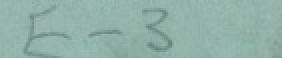
#> input picture ocr_4_forest_service/fields/field_0.jpg, 141 x 29 px, found by its file name (shown 2 times larger); its folder holds only this picture in this run
$ python char_detection_v2.py
#> lines starting #> are read from the running program, lines starting #| are printed output that depends on the picture; after the words box and inside, x2 and y2 are one past the last pixel; in counts of white or black regions, pixels touching at a corner belong together
# Author: Joshua Soutelo Vieira
# Date: 06-28-2021

# Chain of responsability pattern https://refactoring.guru/design-patterns/chain-of-responsibility/python/example#example-0
import os
import sys
from abc import ABC, abstractmethod
import json

import cv2
import numpy as np
from PIL import Image


DIR = "fields/"
OUTPUT_FILE_NAME = "bbox_coord.json"

# ---- helper functions ----
# [6 lines left out: function grab_fields_coords, not called in this run]

def grab_fields(directory):
  try:
    return os.listdir(directory)
  except FileNotFoundError:
    print(f"FATAL ERROR. The folder {directory} was not found.")
    sys.exit(-1)
  """
  Grab all the fields from a form image.

  Parameters
  ----------
  form_img : array
    3d-array representing the whole form image
  coords :
    JSON file containing the coordinates of the fields

  Return
  ------
  to_ret : dict
    For each field name holds a 3d-array representing that field as an image
  """
  to_ret = {}
  fields = grab_fields_coords(coords)['fields']

  for field in fields:
    name = field['field']
    x = field['coord_pixel'][0]
    y = field['coord_pixel'][1]
    w = field['width']
    h = field['height']
    form_field = form_img[y:y+h, x:x+w]
    to_ret[name] = form_field

  return to_ret
# --------------------------


# ---- chain of responsability interfaces ----
class Handler(ABC):
  """
  The Handler interface declares a method for building the chain of handlers.
  It also declares a method for executing a request.
  """
  @abstractmethod
  def set_next(self, handler):
    pass

  @abstractmethod
  def handle(self, request):
    pass


class AbstractHandler(Handler):
  """
  The default chaining behavior can be implemented inside a base handler
  class.
  """
  _next_handler: Handler = None

  def set_next(self, handler: Handler) -> Handler:
    self._next_handler = handler
    # Returning a handler from here will let us link handlers in a convenient
    # way like this: color_to_gray.set_next(threshold)
    return handler

  @abstractmethod
  def handle(self, request):
    if self._next_handler:
      return self._next_handler.handle(request)

    return request
# --------------------------------------------


class ChangeColorImageHandler(AbstractHandler):
  """Handler implementation that changes the color of an image.

  Attributes:
    code: An intenger that represents the color changing operation
  """

  def __init__(self, code):
#> in word_pipeline, field_img is the input picture: shape (29, 141, 3); mean B, G, R 168.5, 176.9, 146
    self.code = code

  def handle(self, request):
    output = cv2.cvtColor(request, self.code)
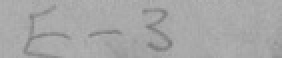
#> output: shape (29, 141) (shown 2 times larger); min 123, max 180, mean 166.7

    return super().handle(output)


class ThresholdImageHandler(AbstractHandler):
  """Handler implementation that performs a threshold operation to an image.

  Attributes:
    thresh: A number
    maxval:
    type:
  """

  def __init__(self, thresh, maxval, type):
    self.thresh = thresh
    self.maxval = maxval
    self.type = type

  def handle(self, request):
    _, output = cv2.threshold(request, self.thresh, self.maxval, self.type)
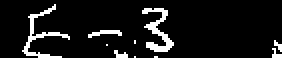
#> output: shape (29, 141) (shown 2 times larger); 8.6% white in thin lines or dots, all inside (x1, y1, x2, y2) = (11, 2, 141, 29)

    return super().handle(output)


class WordDetectionHanlder(AbstractHandler):

  def handle(self, request):
    output = self.find_word(request)

    return super().handle(output)

  def find_word(self, dst):
    """
    Iterates through the image until it finds a character.
    It explores the character to find its max_x, min_x, max_y, min_y
    @return dictionary of data to populate the json file
    """
    max_x, min_x, max_y, min_y = 0, 1000, 0, 1000
    json_list = []
    x = 0
    # Open the image using the PIL library
    im = Image.fromarray(dst)
    pixels = im.load()
    # clean the dictionary out
    # before adding a new image
    # iterate through the pixels in dst
    while (x < im.size[0]): # for every pixel:
      y = 0
      while (y < im.size[1]):
        if pixels[x,y] != (0, 0, 0):
          max_x, min_x, max_y, min_y = self.explore_active(x, y, im, pixels, max_x, min_x, max_y, min_y)
          # if the area is big enough we identify it as a character
          if self.valid_area(max_x, max_y, min_x, min_y):
            pixels[min_x, min_y] = (255, 0 , 0)
            pixels[max_x, min_y] = (255, 0 , 0)
            pixels[min_x, max_y] = (255, 0 , 0)
            pixels[max_x, max_y] = (255, 0 , 0)
            # counter = counter + 1
            json_list.append({'x': min_x,
                            'y': min_y,
                            'w': max_x-min_x,
                            'h': max_y-min_y})
          y = 0
          x = max_x + 2
          if x > im.size[0]-1:
            y = im.size[1]
          max_x, min_x, max_y, min_y = 0, 1000, 0, 1000
        else:
          y = y + 2
      x = x + 2
    #All the characters have been identified
    if self.valid_area(max_x, max_y, min_x, min_y):
      return json_list
    else:
      return []

  def explore_active(self, x, y, im, pixels,  max_x, min_x, max_y, min_y):
    """
    Loops through all the pixels in the stack and colors them green when visited
    @return min and max coordinates
    """
    # Initializing a values
    stack = []
    jump_size = 1
    stack.append((x,y))

    # while the stack holds tuples
    while len(stack) != 0:
      # pop the first pair off the stack
      pair = stack.pop(len(stack)-1)
      # if the pixel is already green, we have already visited it
      if self.x_in_bound(pair[0], im) and self.y_in_bound(pair[1], im) and pixels[pair[0], pair[1]] != (0, 255, 0):
        # check and update the bbox coordinates
        max_x, min_x, max_y, min_y = self.check_coord(pair[0], pair[1], max_x, min_x, max_y, min_y)
        # check to the right
        if self.look(pair[0]+jump_size, pair[1], im, pixels):
          stack.append((pair[0]+jump_size,pair[1]))
        # check down-wards
        if self.look(pair[0], pair[1]+jump_size, im, pixels):
          stack.append((pair[0],pair[1]+jump_size))
        # check to the left
        if self.look(pair[0]-jump_size, pair[1], im, pixels):
          stack.append((pair[0]-jump_size,pair[1]))
        # check up-wards
        if self.look(pair[0], pair[1]-jump_size, im, pixels):
          stack.append((pair[0],pair[1]-jump_size))
        #turn the pixel green to sign it as visited
        pixels[pair[0], pair[1]] = (0, 255, 0)

    return max_x, min_x, max_y,  min_y

  def x_in_bound(self, x, im):
    """
    Checks the x axis boundary
    @return boolean
    """
    if x >= 0 and x <= im.size[0]-1:
      return True
    else:
      return False

  def y_in_bound(self, y, im):
    """
    Checks the y axis boundary
    @return boolean
    """
    if y >= 0 and y <= im.size[1]-1:
      return True
    else:
      return False

  def check_coord(self, x, y, max_x, min_x, max_y, min_y):
    """
    Updates the max and min coordinates
    """
    if x > max_x:
      max_x = x
    if x < min_x:
      min_x = x
    if y > max_y:
      max_y = y
    if y < min_y:
      min_y = y

    return max_x, min_x, max_y,  min_y

  def look(self, x, y, im, pixels):
    """
    Looks if the neighbor pixels is available
    """
    retVal = False
    # check if x and y are in bound
    if self.x_in_bound(x, im) and self.y_in_bound(y, im):
      if pixels[x, y] != (0, 0, 0):
        retVal = True

    return retVal

  def valid_area(self, max_x, max_y, min_x, min_y):
    """
    Accepts only the areas that are bigger than 100
    @return boolean
    """
    # calculate the area of the bbox to
    # minimize noise
    width = max_x - min_x
    height = max_y - min_y
    area = width * height
    if area > 100:
      return True
    else:
      return False

class CharacterDetectionHandler(AbstractHandler):

  def __init__(self, ratio_constrain, width_constrain, block_size, step_size, thresh):
    self.ratio_constrain = ratio_constrain
    self.width_constrain = width_constrain
    self.block_size = block_size
    self.step_size = step_size
    self.thresh = thresh

  def handle(self, request):
    output = self.find_char(request)

    return super().handle(output)

  def find_char(self, request):
    letters, field_img = request
    char_points = []
    for field_word in letters:
      x = field_word['x']
      y = field_word['y']
      w = field_word['w']
      h = field_word['h']
      word_img = field_img[y:y+h, x:x+w]
      # How many times does the height fits into the width?
      ratio = w / h
      # Condition to run the slicing character approach
      if ratio > self.ratio_constrain and w > self.width_constrain:
        # For each word find the characters
        gray_img = cv2.cvtColor(word_img, cv2.COLOR_BGR2GRAY)
        _, thresh_img = cv2.threshold(gray_img, -0, 255, cv2.THRESH_BINARY_INV | cv2.THRESH_OTSU)
        # Remove long horizontal lines
        res_op_1 = cv2.morphologyEx(thresh_img, cv2.MORPH_OPEN, np.ones((1, 40), np.uint8))
        thresh_img -= res_op_1
        # Calculate the image vertical projection histogram
        word_v_hist_proj, word_h_hist_proj, v_hist_img, h_hist_img = self.create_h_v_image_proj(thresh_img)
        # Get characters
        if len(word_v_hist_proj) > self.block_size:
          seg_points = self.segmentation_points(word_v_hist_proj, self.block_size, self.step_size, self.thresh)
          # Improve segmentation positions
          seg_points = self.local_search(word_v_hist_proj, seg_points, self.block_size // 2)
          # Pixel transition count
          seg_points = self.pixel_transition_count(thresh_img, seg_points)
          seg_points = [int(char_x + x) for char_x in seg_points]
          # Update x coordinate in respect of original image
          if seg_points != []:
            char_points.append({"orig_coords": field_word, "char_coords": seg_points})
          else:
            char_points.append(field_word)
      else:
        char_points.append(field_word)
#> this loop made 2 passes
#> field_word on passes 1 to 2: {'x': 11, 'y': 2, 'w': 23, 'h': 26}, {'x': 71, 'y': 4, 'w': 15, 'h': 21}
#> pass 1, in find_char, `word_img = field_img[y:y+h, x:x+w]`:
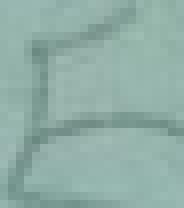
#> word_img: shape (26, 23, 3) (shown 8 times larger); mean B, G, R 167, 174.4, 143.5

    # From segmentation lines to actual x, y, w, and h inside the field
    bbox_coords = []
    for chars in char_points:
      if "orig_coords" in chars.keys():
        orig_x = chars['orig_coords']['x']
        orig_y = chars['orig_coords']['y']
        orig_h = chars['orig_coords']['h']
        orig_w = chars['orig_coords']['w']

        prev_seg_line = orig_x
        seg_lines = chars['char_coords']
        for seg_line in seg_lines:
          x = prev_seg_line
          w = seg_line - prev_seg_line
          y = orig_y
          h = orig_h
          bbox_coords.append({"x": x, "y": y, "w": w, "h": h})
          prev_seg_line = x + w
        # Append the last one
        w = (orig_x + orig_w) - (x + w)
        bbox_coords.append({"x": prev_seg_line, "y": y, "w": w, "h": h})
      else:
        bbox_coords.append(chars)
#> this loop made 2 passes

    # Remove single pixel width characters (small enough to be a character)
    for coord in bbox_coords:
      w = coord['w']
      h = coord['h']
      if w <= 2 or h <= 2:
        bbox_coords.remove(coord)
#> this loop made 2 passes

    return bbox_coords

  # [83 lines left out: functions create_h_v_image_proj, segmentation_points, local_search, pixel_transition_count, not called in this run]


def word_pipeline(fields, handler: Handler):
  words = {}
  for field_name in fields:
    field_img = cv2.imread(DIR + field_name)
    output = handler.handle(field_img)
    words[field_name] = output
  return words

def char_pipeline(fields, words, handler: Handler):
  chars = {}
  for field_name in fields:
    letters = words[field_name]
    field_img = cv2.imread(DIR + field_name)
    output = handler.handle((letters, field_img))
    chars[field_name] = output
  return chars


def create_json(list_of_dict):
  """
  Creates the json file with the bbox coordinates
  """

  # store the data into a new json file
  with open(OUTPUT_FILE_NAME, 'a') as outfile:
    json.dump(list_of_dict, outfile)


def main():
  # Data that both pipelines will use
  fields = grab_fields(DIR)

  # Defines the word extracting pipeline
  color_to_gray = ChangeColorImageHandler(code=cv2.COLOR_BGR2GRAY)
  threshold = ThresholdImageHandler(0, 255, cv2.THRESH_BINARY_INV | cv2.THRESH_OTSU)
  gray_to_color = ChangeColorImageHandler(code=cv2.COLOR_GRAY2BGR)
  word_detector = WordDetectionHanlder()
  # Builds word extracting pipeline
  color_to_gray.set_next(threshold).set_next(gray_to_color).set_next(word_detector)
  # Executes word extracting pipeline
  words = word_pipeline(fields, color_to_gray)

  # Defines the character extracting pipeline
  char_detector = CharacterDetectionHandler(ratio_constrain=1.5, width_constrain=40, block_size=10, step_size=5, thresh=10)
  # Executes character extracting pipeline
  chars = char_pipeline(fields, words, char_detector)

  # Saves the coordiantes to a JSON file
  create_json([chars])

# ----------------------
if __name__ == "__main__":
  main()

$ run again, on ocr_4_forest_service/fields/field_15.jpg
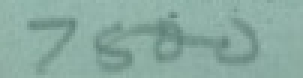
#> input picture ocr_4_forest_service/fields/field_15.jpg, 101 x 26 px, found by its file name (shown 3 times larger)
#> in word_pipeline, field_img is the input picture: shape (26, 101, 3); mean B, G, R 160.8, 170.4, 137.8
#> in handle, `output = cv2.cvtColor(request, self.code)`:
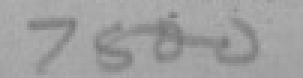
#> output: shape (26, 101) (shown 3 times larger); min 118, max 177, mean 159.6
#> in handle, `_, output = cv2.threshold(request, self.thresh, self.maxval, self.type)`:
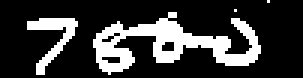
#> output: shape (26, 101) (shown 3 times larger); 22% white; 4 white regions (2 under 20 px), largest, box (x1, y1, x2, y2) and area: (31, 4, 87, 25) 463, (9, 6, 26, 25) 113
#> the loop in find_char, `for field_word in letters:` made 2 passes
#> field_word on passes 1 to 2: {'x': 9, 'y': 6, 'w': 16, 'h': 18}, {'x': 31, 'y': 6, 'w': 55, 'h': 18}
#> the loop in find_char, `for chars in char_points:` made 2 passes
#> the loop in find_char, `for coord in bbox_coords:` made 4 passes
#> coord on passes 1 to 4: {'x': 9, 'y': 6, 'w': 16, 'h': 18}, {'x': 31, 'y': 6, 'w': 13, 'h': 18}, {'x': 44, 'y': 6, 'w': 18, 'h': 18}, {'x': 62, 'y': 6, 'w': 24, 'h': 18}

$ run again, on ocr_4_forest_service/fields/field_1.jpg
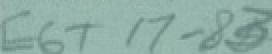
#> input picture ocr_4_forest_service/fields/field_1.jpg, 136 x 27 px, found by its file name (shown 2 times larger)
#> in word_pipeline, field_img is the input picture: shape (27, 136, 3); mean B, G, R 165.8, 173.3, 142.7
#> in handle, `_, output = cv2.threshold(request, self.thresh, self.maxval, self.type)`:
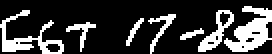
#> output: shape (27, 136) (shown 2 times larger); 22.5% white; 7 white regions, largest, box (x1, y1, x2, y2) and area: (112, 3, 136, 26) 282, (0, 5, 32, 27) 217, (99, 5, 117, 26) 127
#> the loop in find_char, `for field_word in letters:` made 6 passes
#> field_word on passes 1 to 6: {'x': 0, 'y': 5, 'w': 31, 'h': 21}, {'x': 33, 'y': 11, 'w': 14, 'h': 14}, {'x': 63, 'y': 9, 'w': 8, 'h': 13}, {'x': 74, 'y': 7, 'w': 13, 'h': 19}, {'x': 99, 'y': 5, 'w': 17, 'h': 20}, {'x': 112, 'y': 3, 'w': 23, 'h': 22}
#> after the loop in find_char, `for field_word in letters:`:
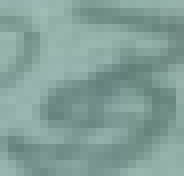
#> word_img: shape (22, 23, 3) (shown 8 times larger); mean B, G, R 153.2, 159.8, 130.4
#> the loop in find_char, `for chars in char_points:` made 6 passes
#> the loop in find_char, `for coord in bbox_coords:` made 6 passes
